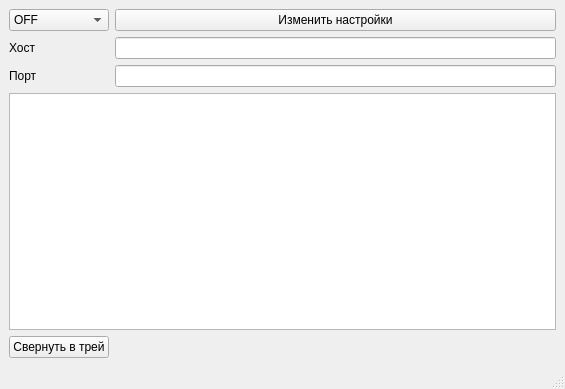
<?xml version="1.0" encoding="UTF-8"?>
<ui version="4.0">
 <class>MainWindow</class>
 <widget class="QMainWindow" name="MainWindow">
  <property name="geometry">
   <rect>
    <x>0</x>
    <y>0</y>
    <width>565</width>
    <height>389</height>
   </rect>
  </property>
  <property name="windowTitle">
   <string>MainWindow</string>
  </property>
  <property name="windowIcon">
   <iconset resource="res.qrc">
    <normaloff>:/images/icon.png</normaloff>:/images/icon.png</iconset>
  </property>
  <widget class="QWidget" name="centralwidget">
   <layout class="QGridLayout" name="gridLayout">
    <item row="1" column="0">
     <widget class="QLabel" name="label_host">
      <property name="text">
       <string>Хост</string>
      </property>
     </widget>
    </item>
    <item row="0" column="1">
     <widget class="QPushButton" name="settings">
      <property name="text">
       <string>Изменить настройки</string>
      </property>
     </widget>
    </item>
    <item row="0" column="0">
     <widget class="QComboBox" name="status">
      <item>
       <property name="text">
        <string>OFF</string>
       </property>
      </item>
      <item>
       <property name="text">
        <string>ON</string>
       </property>
      </item>
     </widget>
    </item>
    <item row="3" column="0" colspan="2">
     <widget class="QTextEdit" name="textEdit">
      <property name="readOnly">
       <bool>true</bool>
      </property>
     </widget>
    </item>
    <item row="4" column="0">
     <widget class="QPushButton" name="tray">
      <property name="text">
       <string>Свернуть в трей</string>
      </property>
     </widget>
    </item>
    <item row="2" column="0">
     <widget class="QLabel" name="label_port">
      <property name="text">
       <string>Порт</string>
      </property>
     </widget>
    </item>
    <item row="1" column="1">
     <widget class="QLineEdit" name="host"/>
    </item>
    <item row="2" column="1">
     <widget class="QLineEdit" name="port"/>
    </item>
   </layout>
  </widget>
  <widget class="QMenuBar" name="menubar">
   <property name="geometry">
    <rect>
     <x>0</x>
     <y>0</y>
     <width>565</width>
     <height>21</height>
    </rect>
   </property>
  </widget>
  <widget class="QStatusBar" name="statusbar"/>
 </widget>
 <resources>
  <include location="res.qrc"/>
 </resources>
 <connections/>
</ui>
